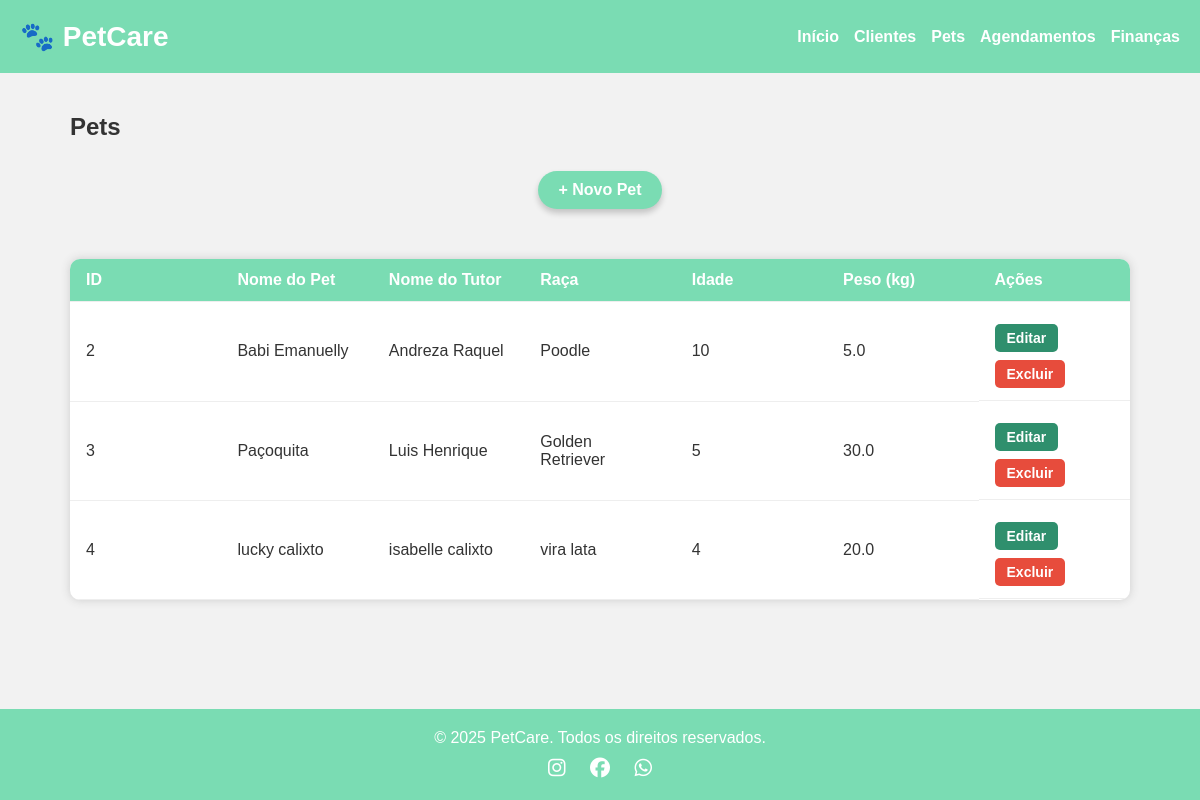
/pets, run on the app's committed database.
### tables this page shows
CREATE TABLE pet (
        id INTEGER PRIMARY KEY AUTOINCREMENT,
        nome_pet TEXT NOT NULL,
        nome_tutor TEXT NOT NULL,
        raca TEXT,
        idade INTEGER,
        peso REAL
        );

### app.py (the view)
@app.route("/pets")
def listar_pets():
    conn = sqlite3.connect("petcare.db")
    cursor = conn.cursor()
    cursor.execute("SELECT * FROM pet ORDER BY nome_pet")
    pets = cursor.fetchall()
    conn.close()
    return render_template("pets.html", pets=pets)

### templates/pets.html (shortened to what this page needs)
<!DOCTYPE html>
<html lang="pt-br">
<head>
  <link rel="stylesheet" href="{{ url_for('static', filename='css/style.css') }}">
  <link rel="stylesheet" href="{{ url_for('static', filename='css/style-agendamentos.css') }}">
</head>
<body>
  <header>
    <div class="menu-container">
      <div class="logo">🐾 PetCare</div>
      <nav>
        <ul>
          <li><a href="{{ url_for('home') }}">Início</a></li>
          <li><a href="{{ url_for('listar_clientes') }}">Clientes</a></li>
          <li><a href="{{ url_for('listar_pets') }}">Pets</a></li>
          <li><a href="{{ url_for('listar_agendamentos') }}">Agendamentos</a></li>
          <li><a href="{{ url_for('financas') }}">Finanças</a></li>
        </ul>
      </nav>
    </div>
  </header>
  <main class="conteudo">
    <h2>Pets</h2>
    <div class="centro-botao">
      <a href="{{ url_for('novo_pet') }}" class="botao adicionar">+ Novo Pet</a>
    </div>
    <table>
      <thead>
        <tr>
          <th>ID</th>
          <th>Nome do Pet</th>
          <th>Nome do Tutor</th>
          <th>Raça</th>
          <th>Idade</th>
          <th>Peso (kg)</th>
          <th>Ações</th>
        </tr>
      </thead>
      <tbody>
        {% for pet in pets %}
        <tr>
          <td>{{ pet[0] }}</td>
          <td>{{ pet[1] }}</td>
          <td>{{ pet[2] }}</td>
          <td>{{ pet[3] }}</td>
          <td>{{ pet[4] }}</td>
          <td>{{ pet[5] }}</td>
          <td class="acoes">
            <a href="{{ url_for('editar_pet', id=pet[0]) }}" class="botao-editar">Editar</a>
            <a href="{{ url_for('excluir_pet', id=pet[0]) }}" class="botao-excluir" onclick="return confirm('Tem certeza que deseja excluir este pet?')">Excluir</a>
          </td>
        </tr>
        {% endfor %}
      </tbody>
    </table>
  </main>
  <footer>
    <div class="footer-container">
      <p>&copy; 2025 PetCare. Todos os direitos reservados.</p>
      <div class="redes">
        <a href="#"><i class="fab fa-instagram"></i></a>
        <a href="#"><i class="fab fa-facebook"></i></a>
        <a href="#"><i class="fab fa-whatsapp"></i></a>
      </div>
    </div>
  </footer>
</body>
</html>

### static/css/style.css (style rules this page uses)
:root { --verde-agua: #7ADCB3; --verde-escuro: #2F8F6D; --branco: #FFFFFF; --cinza-claro: #F2F2F2; --fonte: 'Montserrat', sans-serif; }
* { margin: 0; padding: 0; box-sizing: border-box; }
body { font-family: var(--fonte); background-color: var(--cinza-claro); color: #333; }
header { background-color: var(--verde-agua); padding: 20px 0; position: relative; z-index: 10; }
.menu-container { display: flex; justify-content: space-between; align-items: center; max-width: 1200px; margin: 0 auto; padding: 0 20px; }
.logo { font-size: 28px; font-weight: bold; color: var(--branco); margin-right: auto; }
nav ul { list-style: none; display: flex; flex-wrap: wrap; gap: 15px; }
nav a { color: var(--branco); text-decoration: none; font-weight: 600; }
.botao { background-color: var(--verde-agua); color: var(--branco); padding: 12px 25px; border-radius: 30px; text-decoration: none; font-weight: bold; display: inline-block; z-index: 3; box-shadow: 0 4px 6px rgba(0,0,0,0.2); font-size: 16px; transition: background 0.3s ease; }
footer { background-color: var(--verde-agua); padding: 20px 0; color: white; text-align: center; }
.footer-container { max-width: 1100px; margin: auto; display: flex; flex-direction: column; align-items: center; gap: 10px; }
.redes a { color: white; margin: 0 8px; font-size: 20px; }

### static/css/style-agendamentos.css (style rules this page uses)
body { font-family: var(--fonte); background-color: var(--cinza-claro); color: #333; min-height: 100vh; display: flex; flex-direction: column; }
main.conteudo { max-width: 1100px; margin: 20px auto; padding: 20px; width: 95%; }
.acoes { margin-top: 10px; }
.botao.adicionar { display: inline-block; background-color: var(--verde-agua); color: white; padding: 10px 20px; border-radius: 20px; text-decoration: none; font-weight: bold; margin-bottom: 20px; }
footer { width: 100%; background-color: var(--verde-agua); padding: 20px; text-align: center; color: white; box-sizing: border-box; }
.footer-container { display: flex; flex-direction: column; gap: 10px; align-items: center; }
.footer-container .redes a { color: white; margin: 0 10px; font-size: 20px; }
.centro-botao { display: flex; justify-content: center; margin: 30px 0; }
table { width: 100%; border-collapse: collapse; background: white; border-radius: 10px; overflow: hidden; box-shadow: 0 0 10px #ccc; table-layout: fixed; word-wrap: break-word; }
th, td { padding: 12px 16px; text-align: left; border-bottom: 1px solid #eee; }
th { background-color: var(--verde-agua); color: white; font-weight: 600; }
td.acoes { display: flex; gap: 10px; }
.botao-editar, .botao-excluir { padding: 6px 12px; border-radius: 5px; text-decoration: none; font-size: 14px; color: white; font-weight: bold; transition: background 0.3s; }
.botao-editar { background-color: var(--verde-escuro); }
.botao-excluir { background-color: #e74c3c; }
td, th { word-break: break-word; white-space: normal; }
main.conteudo { flex: 1; }
td.acoes { display: flex; flex-direction: column; gap: 8px; align-items: flex-start; }

### data on the page
pet: id "2", nome_pet "Babi Emanuelly", nome_tutor "Andreza Raquel", raca "Poodle", idade "10", peso "5.0"
pet: id "3", nome_pet "Paçoquita", nome_tutor "Luis Henrique", raca "Golden Retriever", idade "5", peso "30.0"
pet: id "4", nome_pet "lucky calixto", nome_tutor "isabelle calixto", raca "vira lata", idade "4", peso "20.0"
